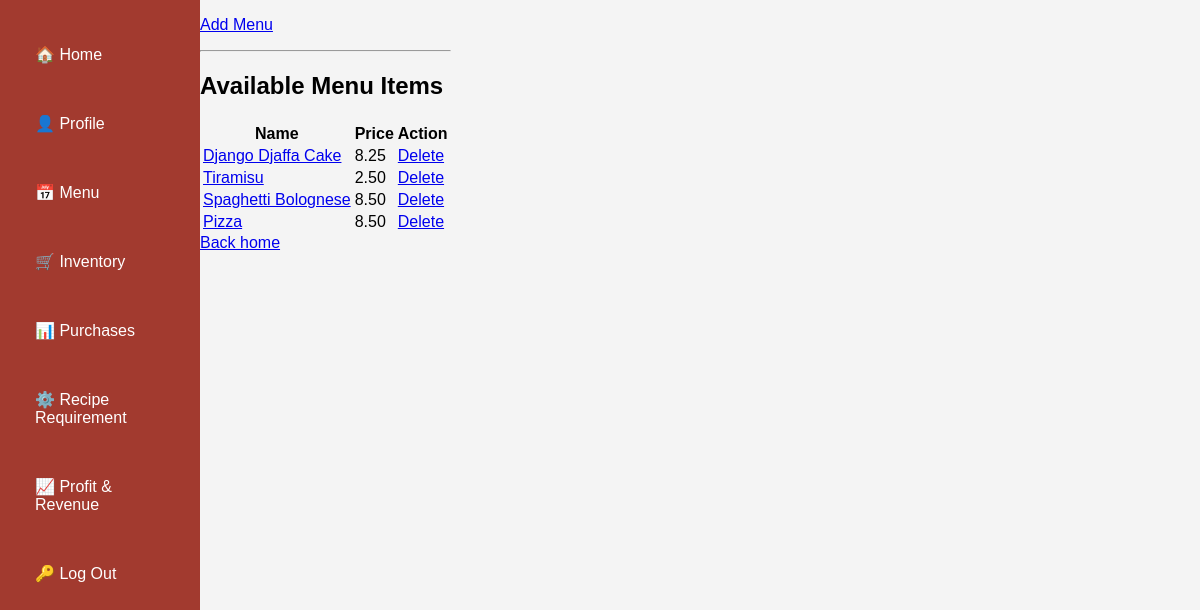
The page /menu/ (signed in) on the database its author committed.
### inventory/models.py (models this page shows, shortened)
class MenuItem(models.Model):
    id = models.AutoField(primary_key=True)
    name = models.CharField(max_length=200)
    price = models.DecimalField(max_digits=10, decimal_places=2)

### inventory/views.py (the view)
# urls.py: path('menu/', views.MenuItemView.as_view(), name='menuitem'),
class MenuItemView(LoginRequiredMixin,ListView):
    model = MenuItem
    template_name = 'inventory/menu.html'
    context_object_name = 'menu'
    def get_queryset(self):
        return MenuItem.objects.all()

### inventory/templates/inventory/Menu.html
{% extends 'inventory/base.html' %}
{% load static %}
{% block head %}
  <link rel="stylesheet" href="{% static 'inventory/main.css' %}">
{% endblock %}
{% block content %}
<div class="table-page">
  <div class="table-content">
    <p class="create_btn"><a href="{% url 'menuitem-create' %}">Add Menu</a></p>
    <hr class="line">
    <h2>Available Menu Items</h2>
    <table class="table">
      <tr class="table-header">
        <tr class="">
          <th class="header-row-1" >Name</th>
          <th class="header-row-2">Price</th>
          <th class="header-row-3">Action</th>
        </tr>
      </tr>
      {% for menu in menu %}
        <tr>
          <td class="table-row-1"><a href="{% url 'menuitemdetail' menu.id %}">{{ menu.name | title }}</a></td>
          <td class="table-row-2">{{ menu.price }} </td>
          <td class="table-row-3">
            <a href="{% url 'menuitem_delete' menu.id %}" class="delete btn">Delete</a>
          </td>
        </tr>
      {% endfor %}
    </table>
  </div>
  <a href="{% url 'home' %}">Back home</a>
</div>
{% endblock %}

### inventory/static/inventory/main.css (style rules this page uses)
body { font-family: Arial, sans-serif; display: flex; margin: 0; padding: 0; height: 100vh; background-color: #f4f4f4; }
body { font-family: Arial, sans-serif; display: flex; margin: 0; height: 100vh; }
.html, body { height: 100%; margin: 0; }

### rows shown on the page
MenuItem: name "Django Djaffa Cake", price "8.25"
MenuItem: name "Tiramisu", price "2.50"
MenuItem: name "Spaghetti Bolognese", price "8.50"
MenuItem: name "Pizza", price "8.50"
